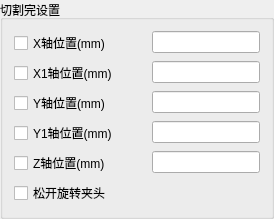
                 <widget class="QGroupBox" name="groupBox_AfterCutting">
                  <property name="title">
                   <string>切割完设置</string>
                  </property>
                  <layout class="QFormLayout" name="formLayout_13">
                   <item row="0" column="0">
                    <widget class="QCheckBox" name="checkBox_AfterCutting_XStay">
                     <property name="minimumSize">
                      <size>
                       <width>132</width>
                       <height>20</height>
                      </size>
                     </property>
                     <property name="maximumSize">
                      <size>
                       <width>132</width>
                       <height>16777215</height>
                      </size>
                     </property>
                     <property name="text">
                      <string>X轴位置(mm)</string>
                     </property>
                    </widget>
                   </item>
                   <item row="0" column="1">
                    <widget class="QLineEdit" name="lineEdit_LoadingRack_XStayPos">
                     <property name="minimumSize">
                      <size>
                       <width>0</width>
                       <height>20</height>
                      </size>
                     </property>
                    </widget>
                   </item>
                   <item row="1" column="0">
                    <widget class="QCheckBox" name="checkBox_AfterCutting_X1Stay">
                     <property name="minimumSize">
                      <size>
                       <width>0</width>
                       <height>20</height>
                      </size>
                     </property>
                     <property name="text">
                      <string>X1轴位置(mm)</string>
                     </property>
                    </widget>
                   </item>
                   <item row="1" column="1">
                    <widget class="QLineEdit" name="lineEdit_LoadingRack_X1StayPos">
                     <property name="minimumSize">
                      <size>
                       <width>0</width>
                       <height>20</height>
                      </size>
                     </property>
                    </widget>
                   </item>
                   <item row="2" column="0">
                    <widget class="QCheckBox" name="checkBox_AfterCutting_YStay">
                     <property name="minimumSize">
                      <size>
                       <width>0</width>
                       <height>20</height>
                      </size>
                     </property>
                     <property name="text">
                      <string>Y轴位置(mm)</string>
                     </property>
                    </widget>
                   </item>
                   <item row="2" column="1">
                    <widget class="QLineEdit" name="lineEdit_LoadingRack_YStayPos">
                     <property name="minimumSize">
                      <size>
                       <width>0</width>
                       <height>20</height>
                      </size>
                     </property>
                    </widget>
                   </item>
                   <item row="3" column="0">
                    <widget class="QCheckBox" name="checkBox_AfterCutting_Y1Stay">
                     <property name="minimumSize">
                      <size>
                       <width>0</width>
                       <height>20</height>
                      </size>
                     </property>
                     <property name="text">
                      <string>Y1轴位置(mm)</string>
                     </property>
                    </widget>
                   </item>
                   <item row="3" column="1">
                    <widget class="QLineEdit" name="lineEdit_LoadingRack_Y1StayPos">
                     <property name="minimumSize">
                      <size>
                       <width>0</width>
                       <height>20</height>
                      </size>
                     </property>
                    </widget>
                   </item>
                   <item row="4" column="0">
                    <widget class="QCheckBox" name="checkBox_AfterCutting_ZStay">
                     <property name="minimumSize">
                      <size>
                       <width>0</width>
                       <height>20</height>
                      </size>
                     </property>
                     <property name="text">
                      <string>Z轴位置(mm)</string>
                     </property>
                    </widget>
                   </item>
                   <item row="4" column="1">
                    <widget class="QLineEdit" name="lineEdit_LoadingRack_ZStayPos">
                     <property name="minimumSize">
                      <size>
                       <width>0</width>
                       <height>20</height>
                      </size>
                     </property>
                    </widget>
                   </item>
                   <item row="5" column="0">
                    <widget class="QCheckBox" name="checkBox_AfterCutting_ChuckClosed">
                     <property name="minimumSize">
                      <size>
                       <width>0</width>
                       <height>20</height>
                      </size>
                     </property>
                     <property name="text">
                      <string>松开旋转夹头</string>
                     </property>
                    </widget>
                   </item>
                  </layout>
                 </widget>
